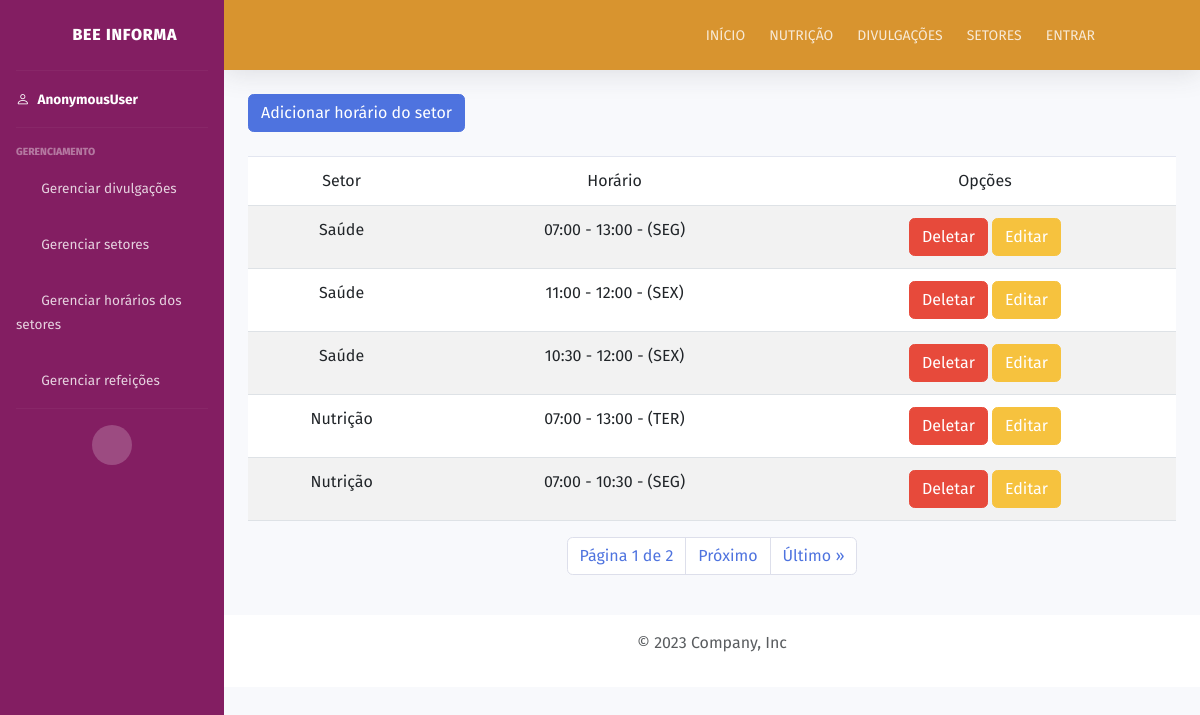
The page /listar/horario/setor/admin on the database as committed earlier.
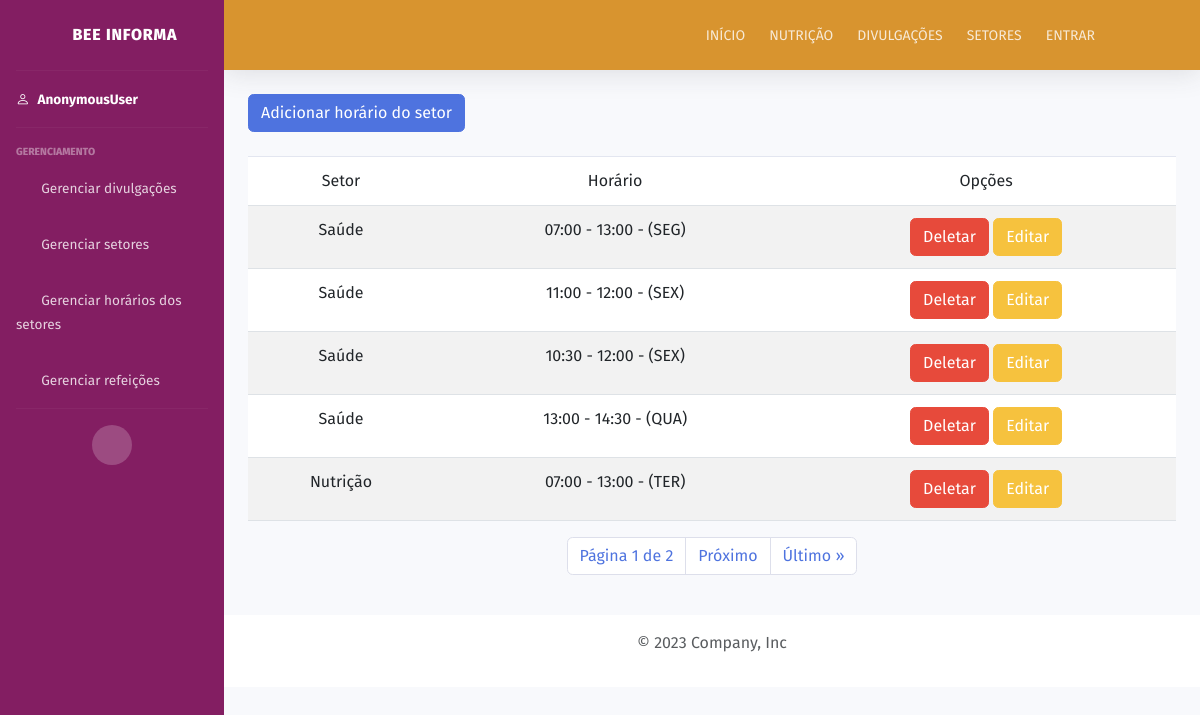
The same page on the database as committed later.
### servicos/models.py (models this page shows, shortened)
class HorarioSetor(models.Model):
    DIAS_SEMANA_CHOICES = (
        ("SEG", "Segunda-feira"),
        ("TER", "Terça-feira"),
        ("QUA", "Quarta-feira"),
        ("QUI", "Quinta-feira"),
        ("SEX", "Sexta-feira")
    )
    horario_inicio = models.TimeField(verbose_name="Horário de início", auto_now_add=False)
    horario_fim = models.TimeField(verbose_name="Horário de fim", auto_now_add=False)
    setor = models.ForeignKey(Setor, related_name="horario_do_setor", on_delete=models.SET_NULL, null=True)
    dia_semana = models.CharField(verbose_name="Dia da semana", choices=DIAS_SEMANA_CHOICES, max_length=3)
    class Meta:
        verbose_name = "Horário do setor"
        verbose_name_plural = "Horários dos setores"

class Setor(models.Model):
    BLOCO_CHOICES = (
        ("A", "A"),
        ("B", "B")
    )
    nome = models.CharField(verbose_name="Nome do setor", max_length=25)
    bloco = models.CharField(verbose_name="Bloco do setor", choices=BLOCO_CHOICES, max_length=1)
    numero = models.IntegerField(verbose_name="Número da sala")
    class Meta:
        verbose_name = "Setor"
        verbose_name_plural = "Setores"

### servicos/views.py (the view)
# urls.py: path('listar/horario/setor/admin', views.admin_horario_setor_list, name="admin-horario-setor-list"),
def admin_horario_setor_list(request):
    horarios = HorarioSetor.objects.all().order_by("setor")
    paginacao = Paginator(horarios, 5)
    page_number = request.GET.get("page")
    page_obj = paginacao.get_page(page_number)
    context = {'page_obj': page_obj}
    return render(request, "setores/horarios/horario_setor_list.html", context)

### servicos/templates/setores/horarios/horario_setor_list.html (shortened to what this page needs)
{% extends "tela_admin.html" %}
{% load static %}
{% block 'conteudo' %}
    <div class="container">
        <a class="btn btn-primary" href="{% url 'horario-setor-create' %}">Adicionar horário do setor</a>
        <table class="table table-striped mt-4">
            <thead>
                <tr>
                    <td>Setor</td>
                    <td>Horário</td>
                    <td>Opções</td>
                </tr>
            </thead>
            <tbody>
                {% for horario in page_obj %}
                    <tr>
                        <td> {{ horario.setor.nome }} </td>
                        <td> {{ horario.horario_inicio }} - {{ horario.horario_fim }} - ({{ horario.dia_semana }}) </td>
                        <td>
                            <a class="btn btn-danger" href="{% url 'horario-setor-delete' horario.id %}">Deletar</a>
                            <a class="btn btn-warning" href="{% url 'horario-setor-update' horario.id %}">Editar</a>
                        </td>
                    </tr>
                {% endfor %}
            </tbody>
        </table>
        <div class="pagination justify-content-center">
            <nav aria-label="Page navigation example">
                <ul class="pagination justify-content-end">
                    <li class="page-item">
                        <span class="page-link">
                            Página {{ page_obj.number }} de {{ page_obj.paginator.num_pages }}
                        </span>
                    </li>
                  {% if page_obj.has_next %}
                    <li class="page-item">
                        <a class="page-link" href="?page={{ page_obj.next_page_number }}">Próximo</a>
                    </li>
                    <li class="page-item">
                        <a class="page-link" href="?page={{ page_obj.paginator.num_pages }}">Último &raquo;</a>
                    </li>
                  {% endif %}
                </ul>
            </nav>
        </div>
    </div>
{% endblock 'conteudo' %}

Rows that differ between the two databases and show on the page:
no longer on this page (row unchanged): HorarioSetor: setor.nome "Nutrição", horario_inicio "07:00", horario_fim "10:30", dia_semana "SEG"
added HorarioSetor: setor.nome "Saúde", horario_inicio "13:00", horario_fim "14:30", dia_semana "QUA"
